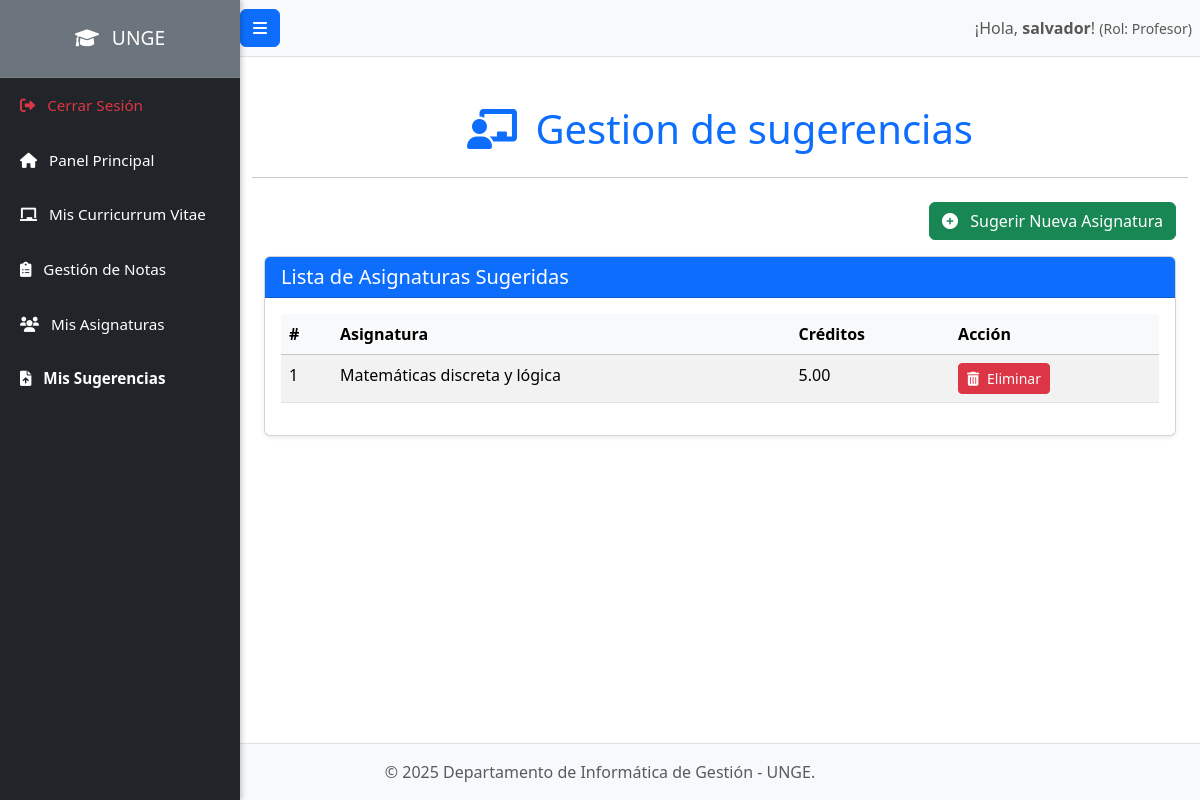
The app's page /profesores/sugerencias.php (signed in), older data.
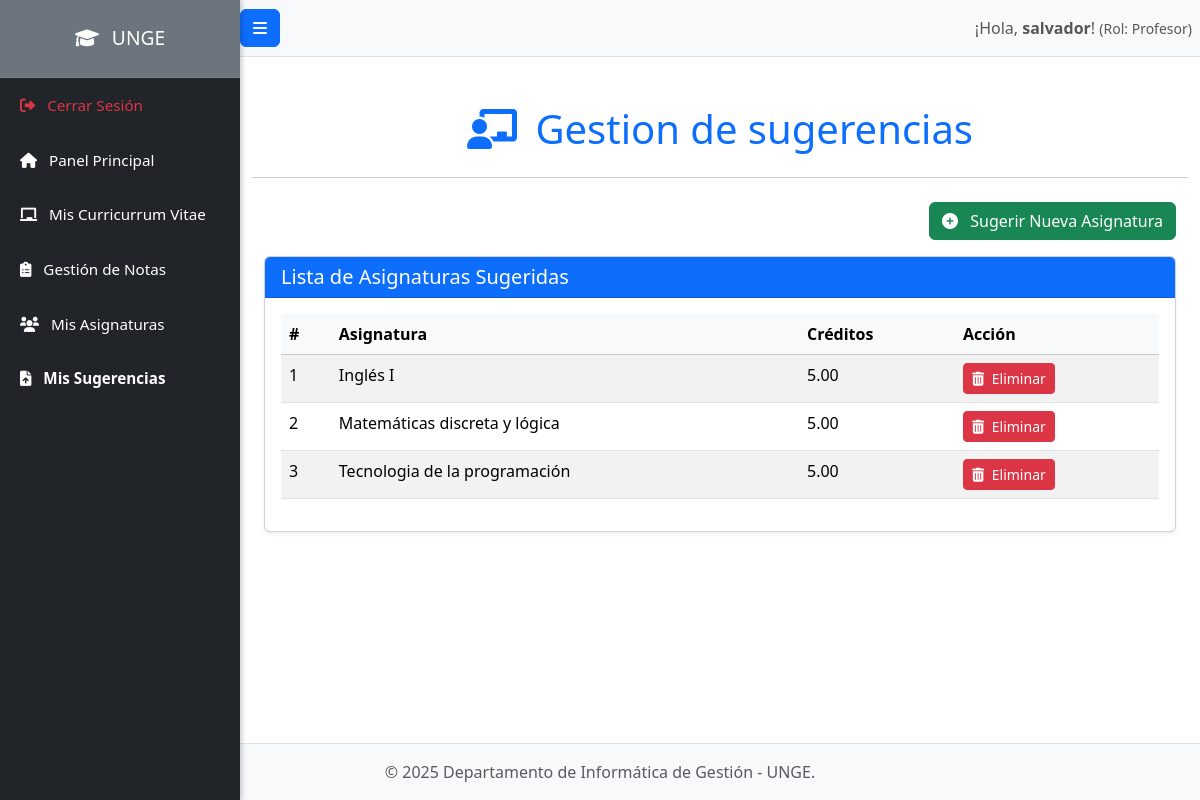
The same page, newer data.
### tables this page shows
CREATE TABLE `profesores_asignaturas_sugeridas` (
  `id` int(11) NOT NULL,
  `id_profesor` int(11) NOT NULL,
  `id_asignatura` int(11) NOT NULL,
  `fecha_sugerencia` datetime DEFAULT current_timestamp()
);

CREATE TABLE `asignaturas` (
  `id` int(11) NOT NULL,
  `nombre_asignatura` varchar(255) NOT NULL,
  `creditos` decimal(4,2) NOT NULL,
  `id_prerequisito` int(11) DEFAULT NULL,
  `id_curso` int(11) DEFAULT NULL,
  `semestre_recomendado` int(11) DEFAULT NULL
);

### profesores/sugerencias.php (the view, shortened to what this page needs)
<?php
require_once '../config/database.php';
include_once '../includes/header.php';
$id_usuario_actual = $_SESSION['user_id'];
$stmt_id_profesor = $pdo->prepare("SELECT id FROM profesores WHERE id_usuario = :id_usuario");
$stmt_id_profesor->bindParam(':id_usuario', $id_usuario_actual, PDO::PARAM_INT);
$stmt_id_profesor->execute();
$id_profesor_actual = $stmt_id_profesor->fetchColumn();
$stmt_sugeridas = $pdo->prepare("
    SELECT pas.id, a.nombre_asignatura, a.creditos
    FROM profesores_asignaturas_sugeridas pas
    JOIN asignaturas a ON pas.id_asignatura = a.id
    WHERE pas.id_profesor = :id_profesor
    ORDER BY a.nombre_asignatura ASC
");
$stmt_sugeridas->bindParam(':id_profesor', $id_profesor_actual, PDO::PARAM_INT);
$stmt_sugeridas->execute();
$asignaturas_sugeridas = $stmt_sugeridas->fetchAll(PDO::FETCH_ASSOC);
?>
<h1 class="mt-4 text-center text-primary mb-4"><i class="fas fa-chalkboard-teacher me-2"></i> Gestion de sugerencias</h1>
<hr>
<div class="tab-content" id="contenidoPestañasProfesor">
    <div class="tab-pane fade show active" id="seccionSugerencias" role="tabpanel" aria-labelledby="sugerencias-tab">
        <div class="container mt-4">
            <div class="text-end mb-3">
                <button type="button" class="btn btn-success" data-bs-toggle="modal" data-bs-target="#modalSugerirAsignatura">
                    <i class="fas fa-plus-circle me-2"></i> Sugerir Nueva Asignatura
                </button>
            </div>
            <div class="card shadow-sm mb-4">
                <div class="card-header bg-primary text-white">
                    <h5 class="mb-0">Lista de Asignaturas Sugeridas</h5>
                </div>
                <div class="card-body">
                    <?php if (empty($asignaturas_sugeridas)): ?>
                        <div class="alert alert-info" role="alert">
                            Aún no has sugerido ninguna asignatura.
                        </div>
                    <?php else: ?>
                        <div class="table-responsive">
                            <table class="table table-hover table-striped">
                                <thead class="table-light">
                                    <tr>
                                        <th>#</th>
                                        <th>Asignatura</th>
                                        <th>Créditos</th>
                                        <th>Acción</th>
                                    </tr>
                                </thead>
                                <tbody>
                                    <?php foreach ($asignaturas_sugeridas as $indice => $asignatura): ?>
                                        <tr>
                                            <td><?php echo $indice + 1; ?></td>
                                            <td><?php echo htmlspecialchars($asignatura['nombre_asignatura']); ?></td>
                                            <td><?php echo htmlspecialchars($asignatura['creditos']); ?></td>
                                            <td>
                                                <form action="" method="POST" class="d-inline">
                                                    <button type="submit" class="btn btn-danger btn-sm" onclick="return confirm('¿Estás seguro de que quieres eliminar esta sugerencia?');">
                                                        <i class="fas fa-trash-alt me-1"></i> Eliminar
                                                    </button>
                                                </form>
                                            </td>
                                        </tr>
                                    <?php endforeach; ?>
                                </tbody>
                            </table>
                        </div>
                    <?php endif; ?>
                </div>
            </div>
        </div>
    </div>
</div>
<?php
include_once '../includes/footer.php';
?>
<div class="toast-container position-fixed bottom-0 end-0 p-3" style="z-index: 1100;"></div>

### includes/header.php (shortened to what this page needs)
<!DOCTYPE html>
<html lang="es">
<head>
    <link rel="stylesheet" href="https://cdnjs.cloudflare.com/ajax/libs/font-awesome/6.0.0-beta3/css/all.min.css">
    <link href="../public/css/style.css" rel="stylesheet">
<link href="https://cdn.jsdelivr.net/npm/bootstrap@5.3.3/dist/css/bootstrap.min.css" rel="stylesheet">
<link href="https://cdn.jsdelivr.net/npm/bootstrap-icons@1.11.3/font/bootstrap-icons.css" rel="stylesheet">
</head>
<body>
    <div class="d-flex" id="wrapper">
        <div class="bg-dark border-right" id="sidebar-wrapper">
            <div class="sidebar-heading text-white bg-secondary py-4">
                <i class="fas fa-graduation-cap me-2"></i> UNGE
            </div>
            <div class="list-group list-group-flush">
                <?php
                $current_page = basename($_SERVER['PHP_SELF']);
                $current_folder = basename(dirname($_SERVER['PHP_SELF']));
                ?>
<a href="#" class="list-group-item list-group-item-action bg-dark text-danger" data-bs-toggle="modal" data-bs-target="#logoutConfirmModal">
    <i class="fas fa-sign-out-alt me-2"></i> Cerrar Sesión
</a>
                <?php if (isset($_SESSION['user_role'])): ?>
                    <?php if ($_SESSION['user_role'] === 'Administrador'): ?>
                        <a href="../admin/index.php" class="list-group-item list-group-item-action bg-dark text-white <?= ($current_page == 'index.php' && $current_folder == 'admin') ? 'active' : ''; ?>">
    <i class="fas fa-chart-line me-2"></i> Panel Principal
</a>
<a href="../admin/usuarios.php" class="list-group-item list-group-item-action bg-dark text-white <?= ($current_page == 'usuarios.php') ? 'active' : ''; ?>">
    <i class="fas fa-user-shield me-2"></i> Gestión de Usuarios
</a>
<a href="../admin/profesores.php" class="list-group-item list-group-item-action bg-dark text-white <?= ($current_page == 'profesores.php') ? 'active' : ''; ?>">
    <i class="fas fa-user-tie me-2"></i> Profesores
</a>
<a href="../admin/estudiantes.php" class="list-group-item list-group-item-action bg-dark text-white <?= ($current_page == 'estudiantes.php') ? 'active' : ''; ?>">
    <i class="fas fa-user-graduate me-2"></i> Estudiantes
</a>
<a href="../admin/horarios.php" class="list-group-item list-group-item-action bg-dark text-white <?= ($current_page == 'horarios.php') ? 'active' : ''; ?>">
    <i class="far fa-calendar-alt me-2"></i> Horarios
</a>
<a href="../admin/actas.php" class="list-group-item list-group-item-action bg-dark text-white <?= ($current_page == 'actas.php') ? 'active' : ''; ?>">
    <i class="fas fa-file-signature me-2"></i> Actas / Historial
</a>
<a href="../admin/asignaturas.php" class="list-group-item list-group-item-action bg-dark text-white <?= ($current_page == 'asignaturas.php') ? 'active' : ''; ?>">
    <i class="fas fa-book me-2"></i> Asignaturas
</a>
<a href="../admin/semestres.php" class="list-group-item list-group-item-action bg-dark text-white <?= ($current_page == 'semestres.php') ? 'active' : ''; ?>">
    <i class="fas fa-layer-group me-2"></i> Semestres
</a>
<a href="../admin/cursos.php" class="list-group-item list-group-item-action bg-dark text-white <?= ($current_page == 'cursos.php') ? 'active' : ''; ?>">
    <i class="fas fa-school me-2"></i> Cursos
</a>
<a href="../admin/aulas.php" class="list-group-item list-group-item-action bg-dark text-white <?= ($current_page == 'aulas.php') ? 'active' : ''; ?>">
    <i class="fas fa-door-open me-2"></i> Aulas
</a>
<a href="../admin/anios_academicos.php" class="list-group-item list-group-item-action bg-dark text-white <?= ($current_page == 'anios_academicos.php') ? 'active' : ''; ?>">
    <i class="fas fa-calendar-alt me-2"></i> Año Académico
</a>
<a href="../admin/configuracion.php" class="list-group-item list-group-item-action bg-dark text-white <?= ($current_page == 'configuracion.php') ? 'active' : ''; ?>">
    <i class="fas fa-cogs me-2"></i> Configuración
</a>
                    <?php elseif ($_SESSION['user_role'] === 'Profesor'): ?>
                        <a href="../profesores/index.php" class="list-group-item list-group-item-action bg-dark text-white <?= ($current_page == 'index.php' && $current_folder == 'profesores') ? 'active' : ''; ?>">
    <i class="fas fa-home me-2"></i> Panel Principal
</a>
<a href="../profesores/cv.php" class="list-group-item list-group-item-action bg-dark text-white <?= ($current_page == 'cv.php') ? 'active' : ''; ?>">
    <i class="fas fa-chalkboard me-2"></i> Mis Curricurrum Vitae
</a>
<a href="../profesores/actas.php" class="list-group-item list-group-item-action bg-dark text-white <?= ($current_page == 'actas.php') ? 'active' : ''; ?>">
    <i class="fas fa-clipboard-list me-2"></i> Gestión de Notas
</a>
<a href="../profesores/asignaturas_asignadas.php" class="list-group-item list-group-item-action bg-dark text-white <?= ($current_page == 'asignaturas_asignadas.php') ? 'active' : ''; ?>">
    <i class="fas fa-users me-2"></i> Mis Asignaturas
</a>
<a href="../profesores/sugerencias.php" class="list-group-item list-group-item-action bg-dark text-white <?= ($current_page == 'sugerencias.php') ? 'active' : ''; ?>">
    <i class="fas fa-file-upload me-2"></i> Mis Sugerencias
</a>
                    <?php endif; ?>
                <?php endif; ?>
            </div>
        </div>
        <div id="page-content-wrapper">
            <nav class="navbar navbar-expand-lg navbar-light bg-light border-bottom">
                <button class="btn btn-primary" id="menu-toggle"><i class="fas fa-bars"></i></button>
                <div class="collapse navbar-collapse" id="navbarSupportedContent">
                    <ul class="navbar-nav ms-auto mt-2 mt-lg-0">
                        <li class="nav-item active">
                            <span class="nav-link">
                                ¡Hola, <strong><?php echo htmlspecialchars($_SESSION['username'] ?? 'Invitado'); ?></strong>!
                                <small>(Rol: <?php echo htmlspecialchars($_SESSION['user_role'] ?? 'N/A'); ?>)</small>
                            </span>
                        </li>
                    </ul>
                </div>
            </nav>
            <div class="container-fluid py-4">

### includes/footer.php (shortened to what this page needs)
</div>
</div>
</div>
<footer class="footer mt-auto py-3 bg-light border-top">
    <div class="container text-center">
        <span class="text-muted">© <?php echo date('Y'); ?> Departamento de Informática de Gestión - UNGE.</span>
    </div>
</footer>
</body>
</html>

### public/css/style.css (style rules this page uses)
body { overflow-x: hidden; }
#wrapper { display: flex; }
#sidebar-wrapper { min-height: 100vh; margin-left: -15rem; transition: margin .25s ease-out; width: 15rem; position: fixed; z-index: 1000; top: 0; left: 0; box-shadow: 2px 0 5px rgba(0,0,0,0.2); }
#sidebar-wrapper .sidebar-heading { padding: 0.875rem 1.25rem; font-size: 1.2rem; color: #fff; text-align: center; border-bottom: 1px solid rgba(255, 255, 255, 0.1); }
#sidebar-wrapper .list-group { width: 15rem; }
#sidebar-wrapper .list-group-item { border: none; padding: 1rem 1.25rem; font-size: 0.95rem; color: #f8f9fa; }
#sidebar-wrapper .list-group-item.active { background-color: #007bff; color: #fff; font-weight: bold; border-radius: 0; }
#sidebar-wrapper .list-group-item.active i { color: #fff; }
#page-content-wrapper { min-width: 100vw; margin-left: 0; padding-left: 15rem; transition: margin .25s ease-out, padding-left .25s ease-out; }
@media (min-width: 768px) { #sidebar-wrapper { margin-left: 0; } }
@media (min-width: 768px) { #page-content-wrapper { min-width: 0; width: 100%; padding-left: 15rem; } }
body { display: flex; flex-direction: column; min-height: 100vh; }
.footer { position: relative; bottom: 0; width: 100%; }
#page-content-wrapper { flex-grow: 1; }
.card { border-radius: 0.5rem; border: none; }
.btn-primary { background-color: #007bff; border-color: #007bff; }
a { color: #007bff; }

Row changes from the older to the newer data that the page shows:
added profesores_asignaturas_sugeridas: id_asignatura.nombre_asignatura "Inglés I", id_asignatura.creditos "5.00"
added profesores_asignaturas_sugeridas: id_asignatura.nombre_asignatura "Tecnologia de la programación", id_asignatura.creditos "5.00"
